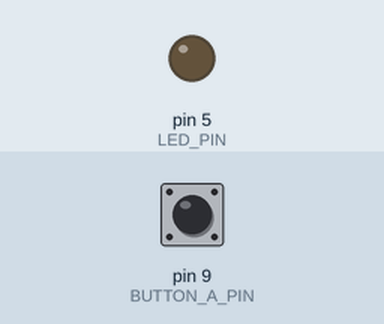
The sketch below on a simulated Arduino Uno, built with avr-gcc and run on an emulated ATmega328P. Parts: output pins drawn as LEDs (lit = HIGH). Inputs (shaded band) come from the test bench; at power-on: pin 9 (BUTTON_A_PIN) HIGH.

Above: at 1.2 s.
1.3 s: pin 9 (BUTTON_A_PIN) pulled LOW for 0.15 s
At 2.1 s:
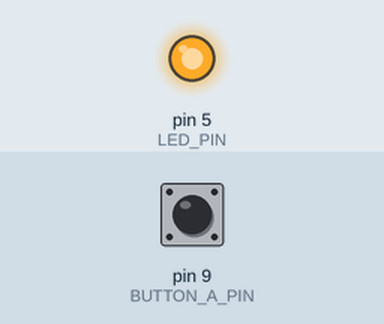
2.9 s: pin 9 (BUTTON_A_PIN) pulled LOW for 1 s
At 3.3 s:
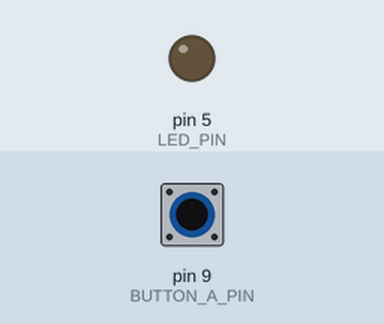
5.4 s: pin 9 (BUTTON_A_PIN) pulled LOW for 3.2 s
At 6.4 s:
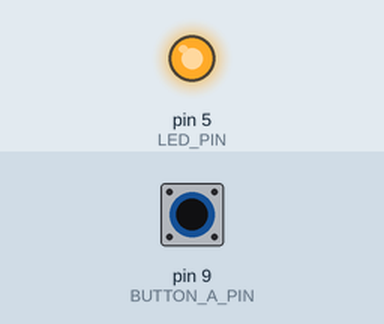
Timing chart, 0 to 8.4 s (numbered marks = the images above; inputs shaded):
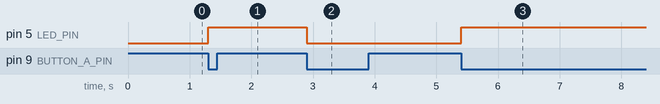

Measured:
- after the input at 1.3 s, pin 5 (LED_PIN): LOW → HIGH at once
- after the input at 2.9 s, pin 5 (LED_PIN): HIGH → LOW at once
- after the input at 5.4 s, pin 5 (LED_PIN): LOW → HIGH at once

The sketch:

DigitalInputs.ino
```cpp
#define LED_PIN 5
#define BUTTON_A_PIN 9
#define BUTTON_B_PIN 8

bool isActive = false;
bool lastButtonState = HIGH;
unsigned long lastDebounceTime = 0;
const unsigned long debounceDelay = 30; // ms

void setup() {
  pinMode(LED_PIN, OUTPUT);
  pinMode(BUTTON_A_PIN, INPUT_PULLUP);
  pinMode(BUTTON_B_PIN, INPUT_PULLUP);
}

void loop() {
  bool reading = digitalRead(BUTTON_A_PIN);

  if(reading != lastButtonState) {
    unsigned long now = millis();
    if(now - lastDebounceTime > debounceDelay) {
      lastDebounceTime = now;
      if(reading == LOW) {
        isActive = !isActive;
        digitalWrite(LED_PIN, isActive ? HIGH : LOW);
      }
    }
    lastButtonState = reading;
  }
}
```
